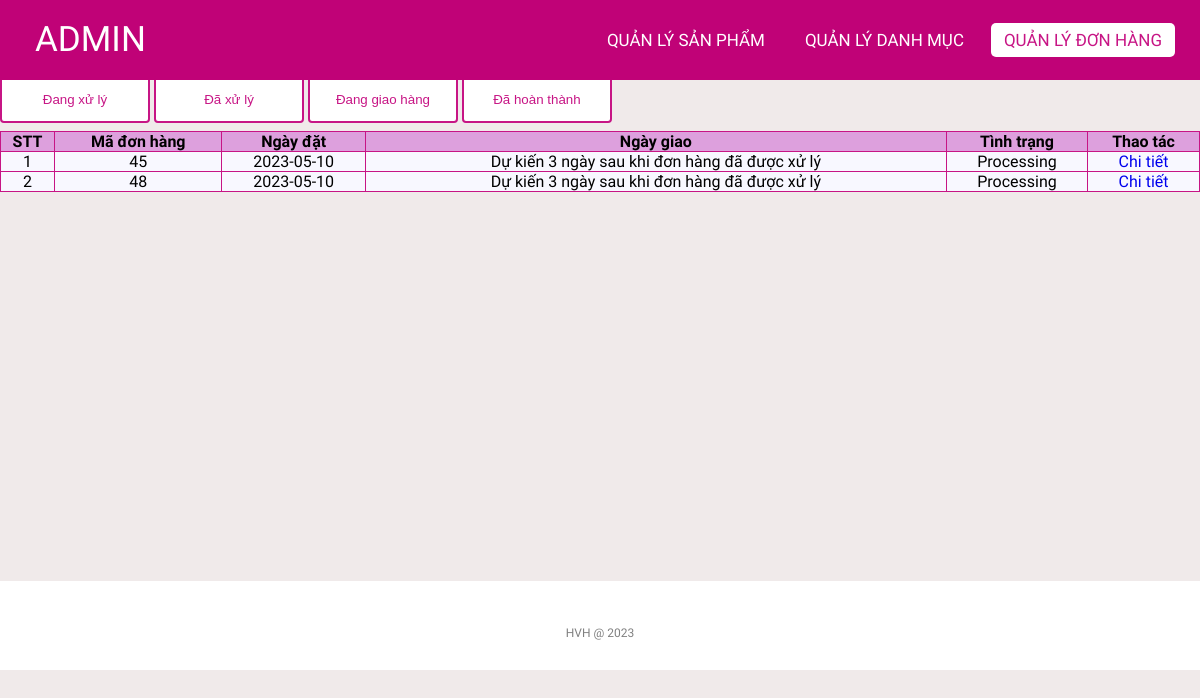
The page /admin/orderlist.php (signed in) on the database its author committed.
### tables this page shows
CREATE TABLE `orders` (
  `id` int(11) NOT NULL,
  `userId` int(11) NOT NULL,
  `createdDate` date NOT NULL,
  `receivedDate` date DEFAULT NULL,
  `status` varchar(20) NOT NULL
);

### lib/database.php (called while the page is built, shortened)
<?php
class Database extends PDO
{
  public $host   = DB_HOST;
  public $user   = DB_USER;
  public $pass   = DB_PASS;
  public $dbname = DB_NAME;
  public $link;
  private function connectDB()
  {
    $this->link = new mysqli(
      $this->host,
      $this->user,
      $this->pass,
      $this->dbname
    );
  }
  public function select($query)
  {
    $result = $this->link->query($query);
    if ($result->num_rows > 0) {
      return $result;
    } else {
      return false;
    }
  }
}

### classes/order.php (called while the page is built, shortened)
<?php
$filepath = realpath(dirname(__FILE__));
include_once($filepath . '/../lib/database.php');
?>
<?php
class order
{
    private $db;
    public function __construct()
    {
        $this->db = new Database();
    }
    public function getProcessingOrder()
    {
        $query = "SELECT * FROM orders WHERE status = 'Processing'";
        $mysqli_result = $this->db->select($query);
        if ($mysqli_result) {
            $result = mysqli_fetch_all($this->db->select($query), MYSQLI_ASSOC);
            return $result;
        }
        return false;
    }
}
?>

### admin/orderlist.php (the view, shortened to what this page needs)
<?php
include '../classes/order.php';
$order = new order();
$processingOrderList = $order->getProcessingOrder();
?>
<!DOCTYPE html>
<html lang="en">
<head>
    <link rel="stylesheet" href="css/style.css">
    <link rel="stylesheet" href="https://cdnjs.cloudflare.com/ajax/libs/font-awesome/5.15.4/css/all.min.css">
</head>
<body>
    <nav>
        <label class="logo">ADMIN</label>
        <ul>
            <li><a href="productlist.php">Quản lý Sản phẩm</a></li>
            <li><a href="categoriesList.php">Quản lý Danh mục</a></li>
            <li><a href="orderlist.php" class="active">Quản lý Đơn hàng</a></li>
        </ul>
    </nav>
    <div class="title">
        <h1>Danh sách đơn đặt hàng</h1>
    </div>
    <div class="container">
        <div class="tab">
            <button class="tablinks" onclick="openTab(event, 'Processing')">Đang xử lý</button>
            <button class="tablinks" onclick="openTab(event, 'Processed')">Đã xử lý</button>
            <button class="tablinks" onclick="openTab(event, 'Delivering')">Đang giao hàng</button>
            <button class="tablinks" onclick="openTab(event, 'Complete')">Đã hoàn thành</button>
        </div>
        <div id="Processing" class="tabcontent">
            <?php
            if ($processingOrderList) { ?>
                <table class="list">
                    <tr>
                        <th>STT</th>
                        <th>Mã đơn hàng</th>
                        <th>Ngày đặt</th>
                        <th>Ngày giao</th>
                        <th>Tình trạng</th>
                        <th>Thao tác</th>
                    </tr>
                    <?php $count = 1;
                    foreach ($processingOrderList as $key => $value) { ?>
                        <tr>
                            <td><?= $count++ ?></td>
                            <td><?= $value['id'] ?></td>
                            <td><?= $value['createdDate'] ?></td>
                            <td><?= ($value['status'] != "Processing") ? $value['receivedDate'] : "Dự kiến 3 ngày sau khi đơn hàng đã được xử lý" ?> </td>
                            <td><?= $value['status'] ?></td>
                            <td>
                                <a href="orderlistdetail.php?orderId=<?= $value['id'] ?>">Chi tiết</a>
                            </td>
                        </tr>
                    <?php }
                    ?>
                </table>
            <?php } else { ?>
                <h3>Chưa có đơn hàng nào đang xử lý</h3>
            <?php }
            ?>
        </div>
    </div>
    <footer>
        <p class="copyright">HVH @ 2023</p>
    </footer>
</body>
</html>

### admin/css/style.css (style rules this page uses)
* { padding: 0; margin: 0; text-decoration: none; list-style: none; box-sizing: border-box; }
body { font-family: Mitr; background: rgb(240, 234, 234); }
nav { top: 0; position: fixed; background: #c00277; height: 80px; width: 100%; }
label.logo { color: white; font-size: 35px; line-height: 80px; padding: 0 35px; }
nav ul { float: right; margin-right: 20px; }
nav ul li { display: inline-block; line-height: 80px; margin: 0 5px; }
nav ul li a { color: white; font-size: 17px; padding: 7px 13px; border-radius: 3px; text-transform: uppercase; border-radius: 5px; transition: 0.5s; }
.active, a:hover { background-color: white; color: mediumvioletred; }
.container { margin-top: 30px; height: auto; }
.title { background-color: white; }
footer { padding: 30px 0; background-color:white; }
footer .copyright { margin-top: 15px; text-align: center; font-size: 12px; color: gray; }
.list { width: 100%; background-color: ghostwhite; padding: 10px; border-collapse: collapse; }
th { background-color: plum; border: 1px solid mediumvioletred; }
td { border: 1px solid mediumvioletred; text-align: center; }
.tabcontent { height: 450px; }
.tablinks { width: 150px; background-color: white; color: mediumvioletred; padding: 14px 20px; margin: 8px 0; border: 2px solid mediumvioletred; border-radius: 4px; cursor: pointer; transition: 0.3s; }

### rows shown on the page
orders: id "45", createdDate "2023-05-10", shows "Dự kiến 3 ngày sau khi đơn hàng đã được xử lý", status "Processing"
orders: id "48", createdDate "2023-05-10", shows "Dự kiến 3 ngày sau khi đơn hàng đã được xử lý", status "Processing"
